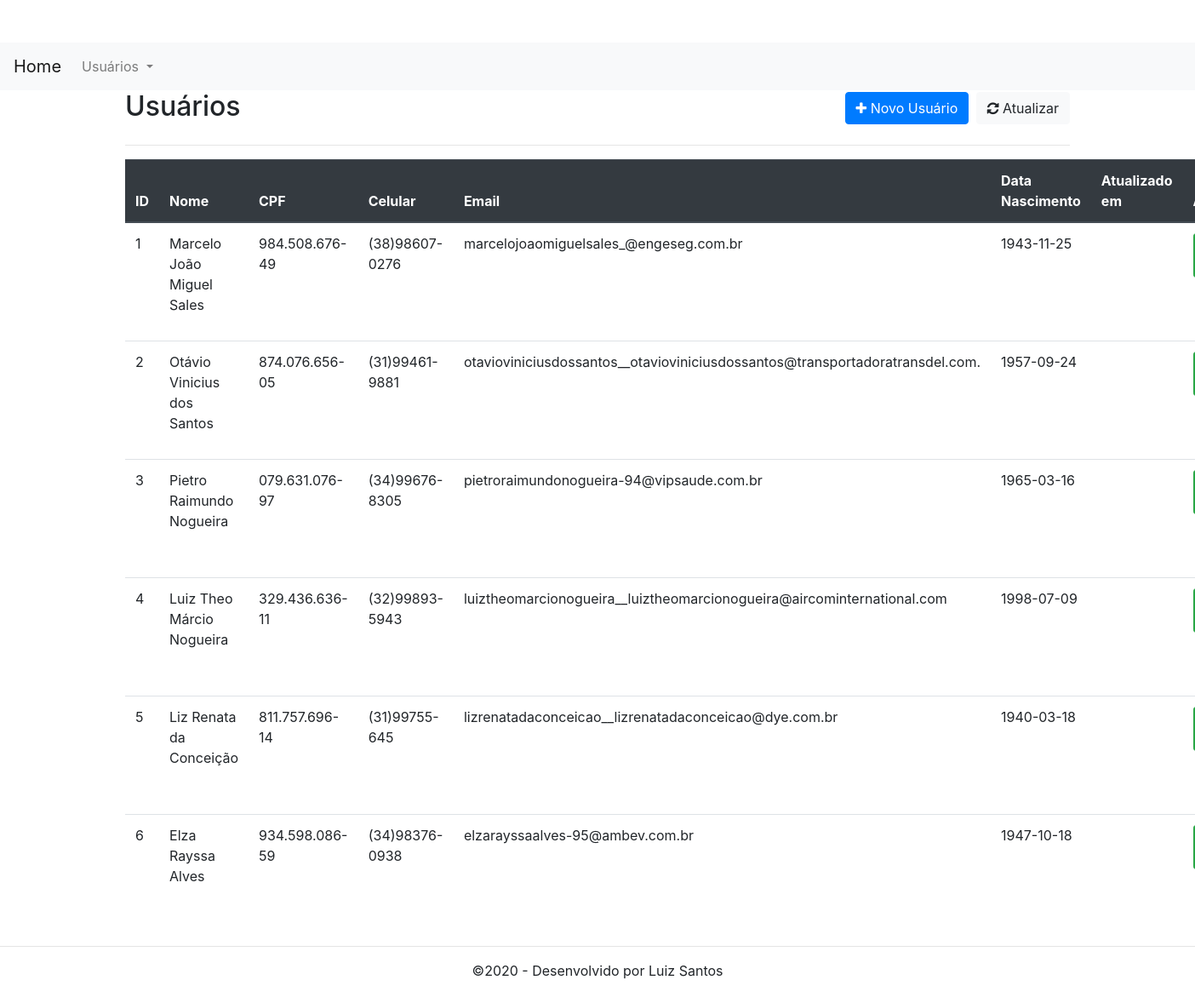
The app's page /user/index.php with its own data.
### tables this page shows
CREATE TABLE user(
	id_user int not null primary key auto_increment,
    cpf varchar (14) not null,
	name_full varchar(255) not null,
	email varchar(100) not null,
    cellphone varchar(25),
    datanasc date,
	created timestamp default current_timestamp,
    modified date 
);

### inc/database.php (called while the page is built, shortened)
<?php
function find( $table = null, $id = null){
    $database = open_database();
    $found = null;
    try{
        if ($id) {
            $sql = "SELECT * FROM " .$table . " WHERE id_user = " . $id;
            $result = $database->query($sql);
            if ($result->num_rows > 0) {
                $found = $result->fetch_assoc();
            }
        } else{
            $sql = "SELECT * FROM " . $table;
            $result = $database->query($sql);
            if ($result->num_rows > 0) {
                $found = $result->fetch_all(MYSQLI_ASSOC);
            }
        }
    } catch (Exception $e) {
        $_SESSION['mesage'] = $e->GetMessage();
        $_SESSION['type'] = 'danger';
    }
    return $found;
}
function find_all($table) {
    return find($table);
}
function open_database() {
    try {
            $conn = new mysqli(DB_HOST, DB_USER, DB_PASSWORD, DB_NAME);
            return $conn;
    } catch (Exception $e) {
        echo $e->GetMessage();
        return null;
    }
}
?>

### user/functions.php (called while the page is built, shortened)
<?php
function index(){
    $users = find_all('user');
}

### user/index.php (the view, shortened to what this page needs)
<?php
    require_once('functions.php');
    index();
?>
<?php include(HEADER_TEMPLATE);?>
<header>
    <div class="row">
        <div class="col-sm-6">
            <h2>Usuários</h2>
        </div>
        <div class="col-sm-6 text-right h2">
            <a class="btn btn-primary" href="add.php">
                <i class="fa fa-plus"></i>
                Novo Usuário
            </a>
            <a class="btn btn-light" href="index.php">
                <i class="fa fa-refresh"></i>
                Atualizar
            </a>
        </div>
    </div>
</header>
<hr>
<table class="table table-hover">
    <thead class="thead-dark">
        <tr>
            <th scope="col">ID</th>
            <th scope="col">Nome</th>
            <th scope="col">CPF</th>
            <th scope="col">Celular</th>
            <th scope="col">Email</th>
            <th scope="col">Data Nascimento</th>
            <th scope="col">Atualizado em</th>
            <th scope="col">Ações</th>
        </tr>
    </thead>
    <tbody>
    <?php if ($users) : ?>
    <?php foreach ($users as $user) : ?>
        <tr>
            <td><?php echo $user['id_user'];?></td>
            <td><?php echo $user['name_full'];?></td>
            <td><?php echo $user['cpf'];?></td>
            <td><?php echo $user['cellphone'];?></td>
            <td><?php echo $user['email'];?></td>
            <td><?php echo $user['datanasc'];?></td>
            <td><?php echo $user['modified']; ?></td>
            <td class="actions text-right">
                <a href="view.php?id=<?php echo $user['id_user']; ?>" class="btn btn-sm btn-success">
                </a>
            </td>
        </tr>
    <?php endforeach; ?>
    <?php else : ?>
        <tr>
            <td colsapn="6">Nenhum registro encontrado.</td>
        </tr>
    <?php endif; ?>
    </tbody>
</table>
<?php include(FOOTER_TEMPLATE); ?>

### inc/header.php (shortened to what this page needs)
<!DOCTYPE html>
<html>
    <head>
        <link rel="stylesheet" href="https://stackpath.bootstrapcdn.com/bootstrap/4.5.2/css/bootstrap.min.css">
        <link rel="stylesheet" href="https://maxcdn.bootstrapcdn.com/font-awesome/4.6.2/css/font-awesome.min.css">
    </head>
    <body>
        <nav class="navbar navbar-expand-lg navbar-light bg-light">
            <a class="navbar-brand" href="<?php echo BASEURL; ?>index.php">Home</a>
            <div class="collapse navbar-collapse" id="navbarSupportedContent">
                <ul class="navbar-nav mr-auto">
                    <li class="nav-item dropdown">
                        <a class="nav-link dropdown-toggle" href="#" id="navbarDropdown" role="button" data-toggle="dropdown" aria-haspopup="true" aria-expanded="false">
                            Usuários
                        </a>
                    </li>
                </ul>
            </div>
        </nav>
        <main class="container">

### inc/footer.php (shortened to what this page needs)
        </main>
        <hr>
        <footer class="container">
            <p class="text-center">&copy;2020 - Desenvolvido por Luiz Santos</p>
        </footer>
    </body>
</html>

### inc/header.php (style rules this page uses)
body { padding-top: 50px; padding-bottom: 20px; }

### records on screen
user: id_user "1", name_full "Marcelo João Miguel Sales", cpf "984.508.676-49", cellphone "(38)98607-0276", email "marcelojoaomiguelsales_@engeseg.com.br", datanasc "1943-11-25"
user: id_user "2", name_full "Otávio Vinicius dos Santos", cpf "874.076.656-05", cellphone "(31)99461-9881", email "otavioviniciusdossantos__otavioviniciusdossantos@transportadoratransdel.com.", datanasc "1957-09-24"
user: id_user "3", name_full "Pietro Raimundo Nogueira", cpf "079.631.076-97", cellphone "(34)99676-8305", email "pietroraimundonogueira-94@vipsaude.com.br", datanasc "1965-03-16"
user: id_user "4", name_full "Luiz Theo Márcio Nogueira", cpf "329.436.636-11", cellphone "(32)99893-5943", email "luiztheomarcionogueira__luiztheomarcionogueira@aircominternational.com", datanasc "1998-07-09"
user: id_user "5", name_full "Liz Renata da Conceição", cpf "811.757.696-14", cellphone "(31)99755-645", email "lizrenatadaconceicao__lizrenatadaconceicao@dye.com.br", datanasc "1940-03-18"
user: id_user "6", name_full "Elza Rayssa Alves", cpf "934.598.086-59", cellphone "(34)98376-0938", email "elzarayssaalves-95@ambev.com.br", datanasc "1947-10-18"
